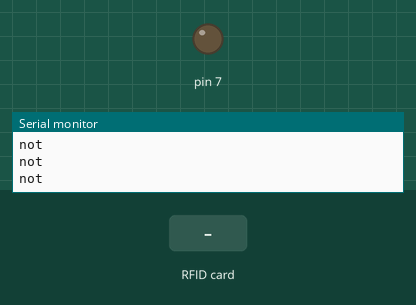
Recording of a sketch running on a simulated Arduino Uno, built with avr-gcc and run on an emulated ATmega328P. Shown: output pins drawn as LEDs (lit = HIGH), the last lines printed to the serial monitor. Inputs (shaded band) come from the test bench. Pins used as bus, display or sensor lines are not drawn.

Above: at 1.2 s.
1.3 s: RFID card 5E 7A 19 C4 held to the reader
At 2.0 s:
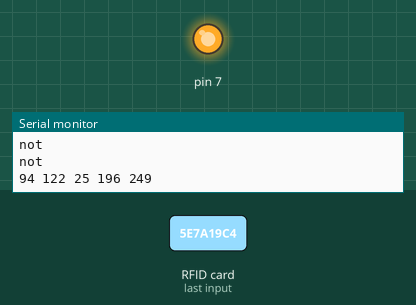
Timing chart, 0 to 4.3 s (numbered marks = the images above; inputs shaded):
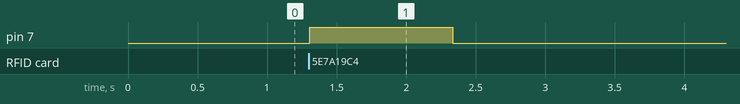

Measured:
- after the input at 1.3 s, pin 7: LOW → HIGH at once, → LOW 1.0 s later

The sketch:

RFID_read.ino
```cpp
/*
 E-GIZMO NFC RFID-RC522 RF IC Card 13.56Mhz

 SAMPLE CODE TO READ A CARD
 USING A MFRC522 READER ON YOUR SPI INTERFACE.

 NOTE: DOWNLOAD THE RFID LIBRARY.

 WIRE CONNECTIONS:
 GIZDUINO PLUS   RFID-RC522
 =============   ============
 SS   ------> PIN 10
 MOSI ------> PIN 11 /ICSP-4
 MISO ------> PIN 12 /ICSP-1
 SCK  ------> PIN 13 /ICSP-3
 RST  ------> PIN  9

 CODES BY E-GIZMO MECHATRONIX CENTRAL
 http://www.e-gizmo.com
 MARCH 10,2017

 */
//LIBRARY
#include <SPI.h>
#include <RFID.h>

#define SS_PIN 10
#define RST_PIN 9

RFID rfid(SS_PIN,RST_PIN);

//SERIAL NUMBER CARD
int serNum[5];
int cards[][5] = {
  {5,117,21,219,190} // 5 117 21 219 190

};

bool access = false;

void setup(){
  //INITIALIZE SERIAL COMMUNICATION
  Serial.begin(9600);
  pinMode(7, OUTPUT);
//  digitalWrite(7, HIGH);
  SPI.begin();
  rfid.init();


}

void loop(){


  if(rfid.isCard()){
    digitalWrite(7, HIGH);

    //READ THE RFID CARD INFO
    if(rfid.readCardSerial()){
      //PRINTS THE SERIAL NUMBER
      Serial.print(rfid.serNum[0]);
      Serial.print(" ");
      Serial.print(rfid.serNum[1]);
      Serial.print(" ");
      Serial.print(rfid.serNum[2]);
      Serial.print(" ");
      Serial.print(rfid.serNum[3]);
      Serial.print(" ");
      Serial.print(rfid.serNum[4]);
      Serial.println("");

      for(int x = 0; x < sizeof(cards); x++){
        for(int i = 0; i < sizeof(rfid.serNum); i++ ){
          if(rfid.serNum[i] != cards[x][i]) {
            access = false;
            break;
          }
          else {
            access = true;
          }
        }
        if(access) break;
        delay(100); // DELAY TO READ A CARD (NOTE: YOU CAN COMMENT/DELETE IT)
      }

      if(access){
              //ADD YOUR CODES HERE
      }
    }
    rfid.halt();

  }

  else{
    Serial.println("not");
    digitalWrite(7, LOW);
  }

//  delay(1000);
}
```
